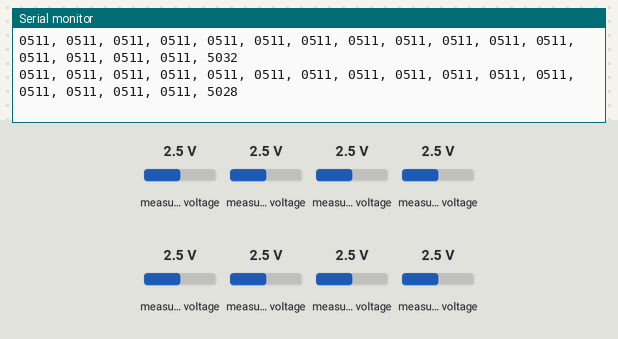
The sketch below on a simulated Arduino Uno, built with avr-gcc and run on an emulated ATmega328P. On the bench: the last lines printed to the serial monitor. The test bench sets the inputs (shaded band); at power-on: measured voltage 2.5 V.

Above: at 1.2 s.
1.3 s: measured voltage (sensor 200) set to 0.1 V
At 2.4 s:
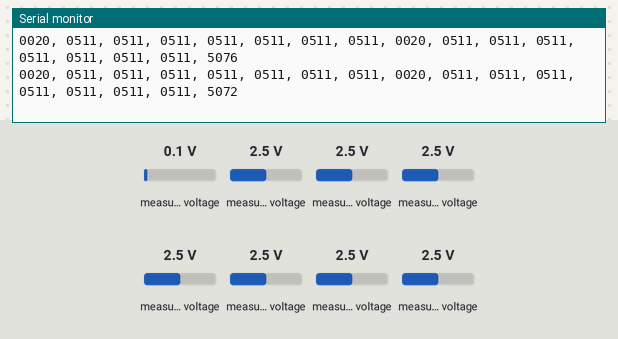
4.3 s: measured voltage (sensor 201) set to 0.1 V
At 5.3 s:
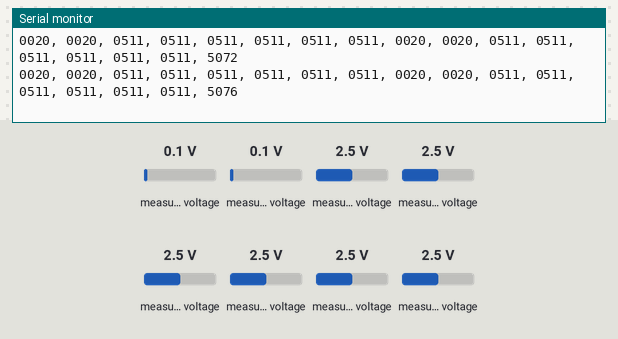
7.3 s: measured voltage (sensor 202) set to 4.9 V
At 8.2 s:
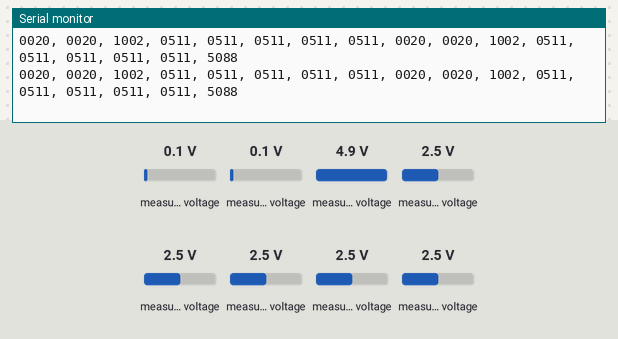
10.3 s: measured voltage (sensor 203) set to 0.1 V
At 11.1 s:
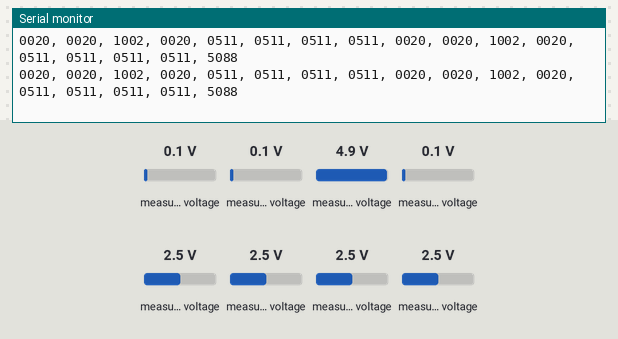

Measured:
- after the input at 1.3 s, the serial monitor: prints a new line at once (image 1)
- after the input at 4.3 s, the serial monitor: prints a new line at once (image 2)
- after the input at 7.3 s, the serial monitor: prints a new line at once (image 3)
- after the input at 10.3 s, the serial monitor: prints a new line at once (image 4)

The sketch:

mcp3008.ino.ino
```cpp
// (licence header left out)
#include <Adafruit_MCP3008.h>

Adafruit_MCP3008 adc[2];

int count = 0;

void setup() {
  Serial.begin(230400);
  while (!Serial);

  Serial.println("MCP3008 simple test.");

  // Hardware SPI (specify CS, use any available digital)
  // Can use defaults if available, ex: UNO (SS=10) or Huzzah (SS=15)
  adc[0].begin(9);
  adc[1].begin(10);
  // Feather 32u4 (SS=17) or M0 (SS=16), defaults SS not broken out, must specify
  //adc.begin(10);

  // Software SPI (specify all, use any available digital)
  // (sck, mosi, miso, cs);
  //adc.begin(13, 11, 12, 10);
}

String strPad2(int num,int zeroCount){
  char tmp[256];
  char param[5] = {'%','0',(char)(zeroCount+48),'d','\0'};
  sprintf(tmp,param,num);
  return tmp;
}

int res[16];
unsigned long t0=0;
unsigned long t1=0;
char buf[6];
void loop() {
  t0 = micros();
  while (1) {
    for (int ad=0; ad<2; ad++){
      for (int ch=0; ch<8; ch++) {
        sprintf(buf,"%04d\0",adc[ad].readADC(ch));
        Serial.print(buf);
        Serial.print(", ");
      }
    }\
    t1 = micros();
    Serial.print(t1-t0);
    t0=t1;
    Serial.println();
  }
}
```
